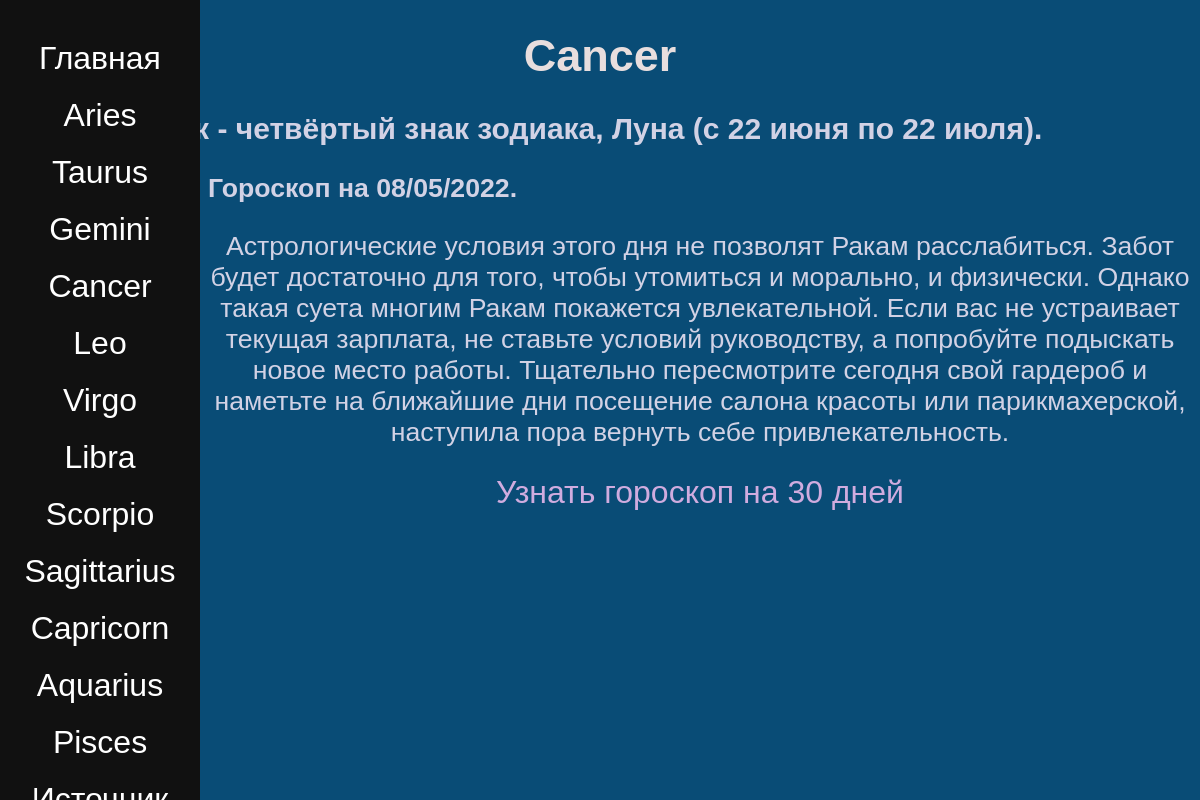
/horoscope/cancer/, run on the app's committed database.
### horoscope/models.py (models this page shows, shortened)
class Horoscope(models.Model):
    function_caller = get_data
    zodiac_name = models.CharField(max_length=30)
    zodiac_mini_description = models.CharField(max_length=100, null=True)
    horoscope_description = models.TextField(null=True)
    slug = models.SlugField(default='', max_length=20)
    horoscope_on_30_days = models.TextField(null=True)
    def save(self, *args, **kwargs):
        self.slug = slugify(self.zodiac_name)
        super(Horoscope, self).save(*args, **kwargs)  # Я хз что эта функция делает, надо будет разобраться

### horoscope/views.py (the view)
# urls.py: path('<str:sign_zodiac>/', views.get_info_about_zodiac_sign, name='horoscope-name'),
def get_info_about_zodiac_sign(request, sign_zodiac: str):
    update_horoscope_script()
    horoscope_from_db = Horoscope.objects.get(zodiac_name=sign_zodiac)
    all_signs_for_navbar = Horoscope.objects.all()
    time = datetime.now().strftime("%d/%m/%Y")
    data = {
        'sign': sign_zodiac,
        'horoscope': horoscope_from_db,
        'zodiac_name_for_navbar': all_signs_for_navbar,
        'time': time
    }
    return render(request, 'horoscope/info_zodiac.html',
                  context=data)  # Через аргумент context я передаю данные в виде словаря

### horoscope/models.py (called while the page is built)
def update_horoscope_script(file=open_file()):
    for horoscope in file:
        for key, value in horoscope.items():
            new_horoscope = Horoscope.objects.get(zodiac_name=key)
            new_horoscope.horoscope_description = value
            new_horoscope.save()

### horoscope/templatetags/my_filter.py (called while the page is built)
@register.filter(name='split')
def split(value, key=' '):
    return value.split(key)

### horoscope/templates/horoscope/info_zodiac.html (shortened to what this page needs)
{% extends 'base.html' %}
{% load static %}
{% load my_filter %}
{% block css_s %}
 <link rel="stylesheet" href=" {% static 'horoscope/css/info.css' %}">
{% endblock %}
{% block content %}
    {% include 'includes/navbar.html' %}
    <h1 class="page_title">{{ horoscope.zodiac_name|title }} </h1>
    <h2>{{horoscope.zodiac_mini_description}}</h2>
    <p class="horoscope_today"><strong class="time">Гороскоп на {{ time }}.</strong></p>
    <p> {{ horoscope.horoscope_description }} </p>
    <p class="hyperlink"><a href="{% url 'horoscope-for-30-days' sign_zodiac=sign zodiac_slug=sign %}">Узнать гороскоп на 30 дней</a></p>
{% endblock %}

### horoscope/templates/includes/navbar.html
{% load my_filter %}
<nav class="main">
    <a href="{% url 'horoscope-index' %}">Главная</a>
    {% for zodiac in zodiac_name_for_navbar %}
    <a href="{% url 'horoscope-name' sign_zodiac=zodiac.zodiac_name %}">{{ zodiac.zodiac_name|title}}</a>
    {% endfor %}
    <a href="https://www.homeenglish.ru/OtherGoroscop">Источник</a>
</nav>

### static/css/base.css (style rules this page uses)
html { background-color: #094c76; }
nav.main { text-align: center; color: white; font-size: 2rem; height: 100%; width: 200px; position: fixed; z-index: 1; top: 0; left: 0; background-color: #111; overflow-x: hidden; padding-top: 20px; }
nav.main a { color: white; display: block; font-size: 2rem; margin: 20px; text-decoration: none; }

### horoscope/static/horoscope/css/info.css (style rules this page uses)
h2 { color: #d2d2e5; text-align: center; font-family: Geneva, Arial, Helvetica, sans-serif; font-size: 30px; }
h1 { color: #e8dede; text-align: center; font-family: Geneva, Arial, Helvetica, sans-serif; font-size: 45px; }
h1.page_title { font-family: Geneva, Arial, Helvetica, sans-serif; }
p { font-family: Geneva, Arial, Helvetica, sans-serif; text-align: center; margin-left: 200px; font-size: 20pt; color: #d2d2e5; }
p.horoscope_today { font-family: Geneva, Arial, Helvetica, sans-serif; text-align: left; }
a { font-family: Geneva, Arial, Helvetica, sans-serif; color: #d0acdf; display: block; font-size: 24pt; margin: 20px; text-decoration: none; }

### data on the page
Horoscope: zodiac_name "Aries"
Horoscope: zodiac_name "Taurus"
Horoscope: zodiac_name "Gemini"
Horoscope: zodiac_name "Cancer", zodiac_mini_description "Рак - четвёртый знак зодиака, Луна (с 22 июня по 22 июля).", horoscope_description "Астрологические условия этого дня не позволят Ракам расслабиться. Забот будет достаточно для того, чтобы утомиться и морально, и физически. Однако такая суета многим Ракам покажется увлекательной. Если вас не устраивает текущая зарплата, не ставьте условий руководству, а попробуйте подыскать новое место работы. Тщательно пересмотрите сегодня свой гардероб и наметьте на ближайшие дни посещение салона красоты или парикмахерской, наступила пора вернуть себе привлекательность."
Horoscope: zodiac_name "Leo"
Horoscope: zodiac_name "Virgo"
Horoscope: zodiac_name "Libra"
Horoscope: zodiac_name "Scorpio"
Horoscope: zodiac_name "Sagittarius"
Horoscope: zodiac_name "Capricorn"
Horoscope: zodiac_name "Aquarius"
Horoscope: zodiac_name "Pisces"
